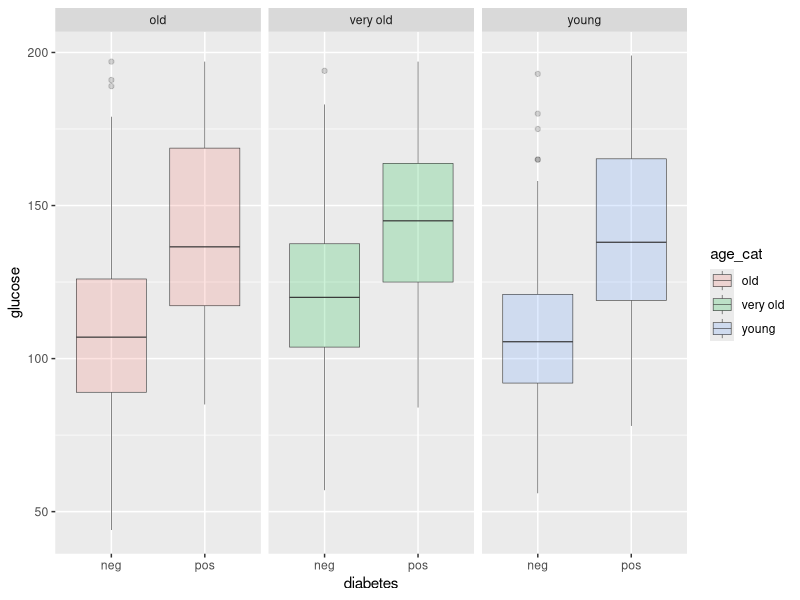
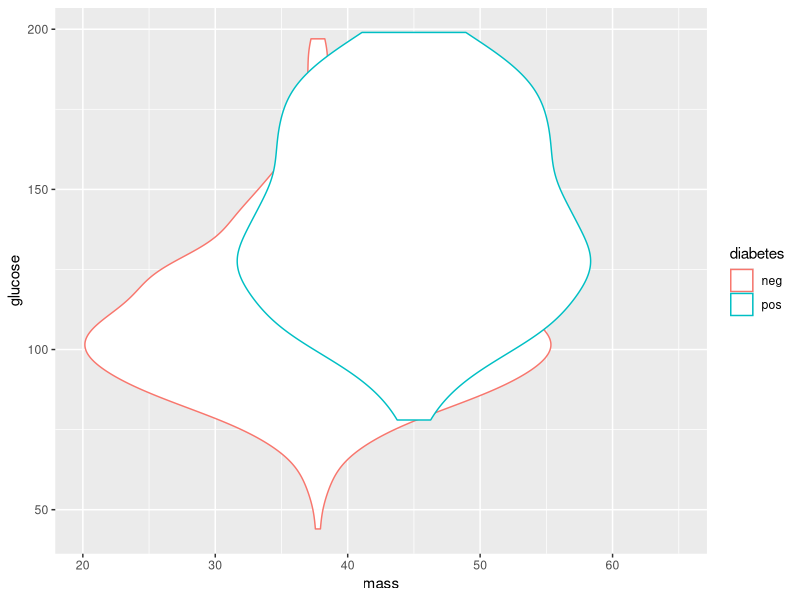
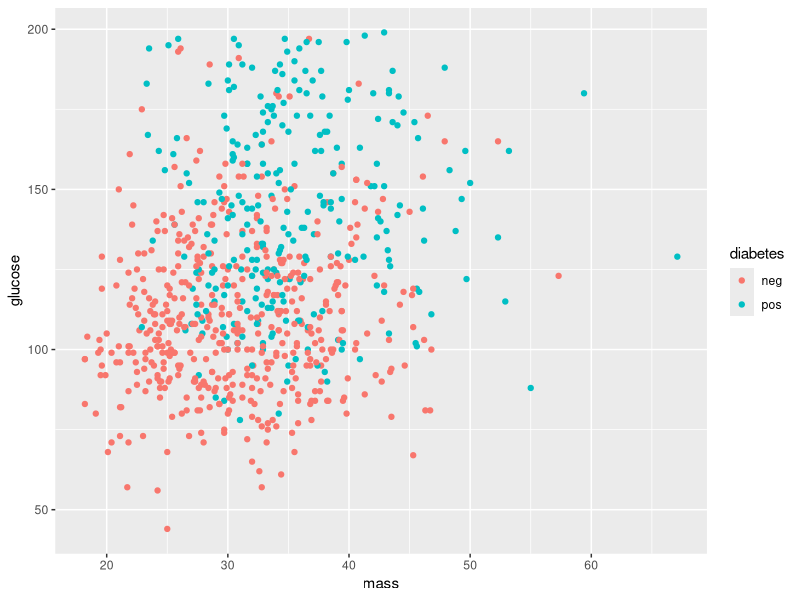

These figures' R source, in order:
## ---- chunk 1
knitr::opts_chunk$set(echo = TRUE)
## ---- chunk 2
library(tidyverse)
library(mlbench)
library(ggplot2)
data("PimaIndiansDiabetes2")
pima <- PimaIndiansDiabetes2
## ---- chunk 3
as.tibble(pima)
## ---- chunk 4
pima |>
  mutate(age_cat = case_when(
    age <= 30 ~ 'young',
    age >= 31 & age <= 42 ~ 'old',
    age >= 43 ~ 'very old'),
    age_cat = as.factor(age_cat)) |>
  mutate(pregnancy = case_when(
    pregnant <5 ~ 'few',
    pregnant >=5 ~'many'
  )) |>
  ggplot(
    aes(diabetes, glucose, fill = age_cat)) +
  geom_boxplot(alpha = 0.2, size = 0.2) +
  facet_wrap(. ~ age_cat)
## ---- chunk 5
x <- summarize(pima, mean(glucose, na.rm=TRUE))
## ---- chunk 6
pima |>
  ggplot(
    aes(mass, glucose, colour = diabetes)) +
  geom_violin()
## ---- chunk 7
pima |>
  ggplot(
    aes(mass, glucose, color= diabetes)) +
  geom_point()
